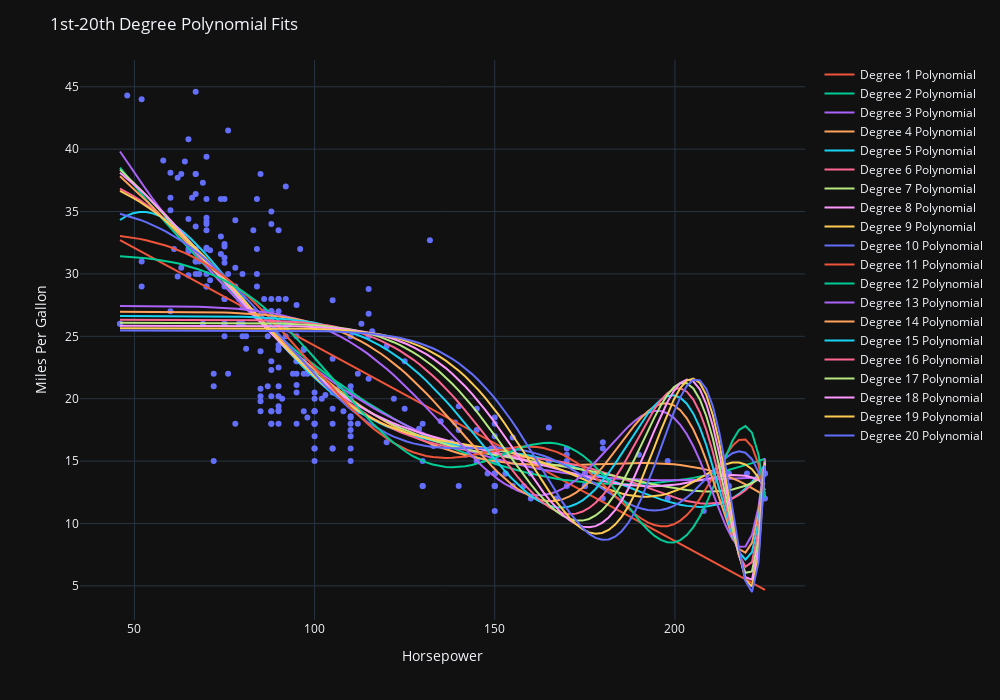

Notebook cell for this chart:
### Code cell
#Create new figure of training data to keep things clean. Demonstrating overfitting
fig3 = go.Figure(px.scatter(x=X_train['horsepower'], y=y_train))

#Add traces for degree 1-6 linear regressions
x_range2 = np.linspace(X1.min(), X1.max(), 100).reshape(-1, 1)

for i in range(1,21):
    pipe3 = Pipeline([
        ('poly_features', PolynomialFeatures(degree=i)),
        ('lin_reg', LinearRegression())
    ])
    pipe3.fit(X1.values, y_train)
    y_pipe3 = pipe3.predict(x_range2.reshape(-1,1))
    fig3.add_trace(go.Scatter(x=x_range2.squeeze(), y=y_pipe3, name = f'Degree {i} Polynomial'))

#Formatting
fig3.update_layout(
    title=dict(text='1st-20th Degree Polynomial Fits'),
    xaxis=dict(title=dict(text='Horsepower')),
    yaxis=dict(title=dict(text='Miles Per Gallon'))
)
fig3.update_layout(width=1000, height=700)
fig3.update_layout(template='plotly_dark')

fig3.show()
